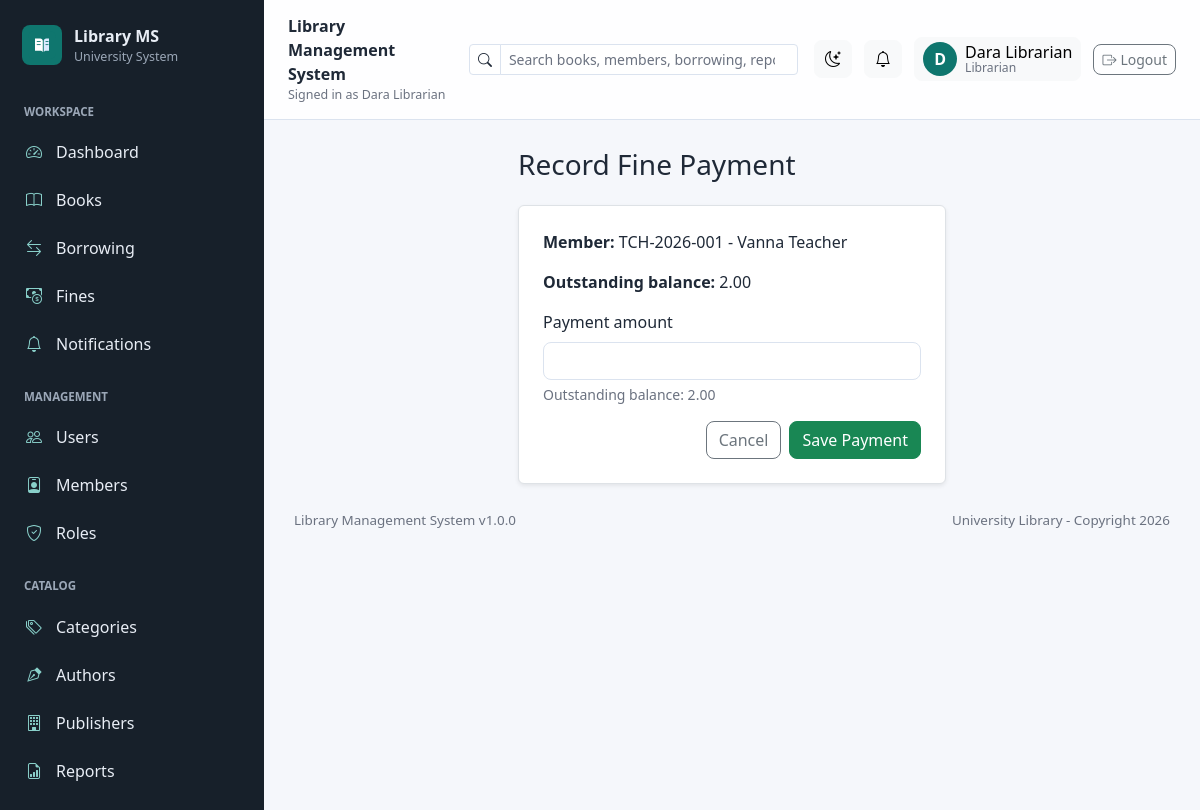
The page /fines/1/pay/ (signed in) on the database its author committed.
### apps/library/models.py (models this page shows, shortened)
class User(AbstractBaseUser):
    user_id = models.BigAutoField(primary_key=True)
    role = models.ForeignKey(
        Role,
        on_delete=models.PROTECT,
        related_name="users",
        db_column="role_id",
    )
    username = models.CharField(max_length=50, unique=True)
    email = models.EmailField(max_length=100, unique=True)
    full_name = models.CharField(max_length=100)
    phone = models.CharField(max_length=20, blank=True)
    address = models.TextField(blank=True)
    is_active = models.BooleanField(default=True)
    is_staff = models.BooleanField(default=False)
    is_superuser = models.BooleanField(default=False)
    created_at = models.DateTimeField(default=timezone.now, editable=False)
    updated_at = models.DateTimeField(auto_now=True)
    objects = UserManager()
    USERNAME_FIELD = "username"
    REQUIRED_FIELDS = ["email", "full_name", "role"]
    class Meta:
        db_table = "users"
        ordering = ["username"]
        indexes = [
            models.Index(fields=["role", "is_active"], name="users_role_active_idx"),
            models.Index(
                fields=["is_staff", "is_active"],
                name="users_staff_active_idx",
            ),
        ]
    @property
    def can_manage_library(self):
        if self.is_superuser or self.is_staff:
            return True

class Role(models.Model):
    role_id = models.BigAutoField(primary_key=True)
    role_name = models.CharField(max_length=50, unique=True)
    description = models.TextField(blank=True)
    class Meta:
        db_table = "roles"
        ordering = ["role_name"]

class Fine(models.Model):
    UNPAID = "unpaid"
    PARTIALLY_PAID = "partially_paid"
    PAID = "paid"
    WAIVED = "waived"
    STATUS_CHOICES = [
        (UNPAID, "Unpaid"),
        (PARTIALLY_PAID, "Partially Paid"),
        (PAID, "Paid"),
        (WAIVED, "Waived"),
    ]
    fine_id = models.BigAutoField(primary_key=True)
    borrow = models.ForeignKey(
        BorrowRecord,
        on_delete=models.PROTECT,
        related_name="fines",
        db_column="borrow_id",
    )
    member = models.ForeignKey(
        Member,
        on_delete=models.PROTECT,
        related_name="fines",
        db_column="member_id",
    )
    amount = models.DecimalField(
        max_digits=10,
        decimal_places=2,
        validators=[MinValueValidator(Decimal("0.00"))],
    )
    paid_amount = models.DecimalField(
        max_digits=10,
        decimal_places=2,
        default=Decimal("0.00"),
        validators=[MinValueValidator(Decimal("0.00"))],
    )
    status = models.CharField(max_length=20, choices=STATUS_CHOICES, default=UNPAID)
    created_at = models.DateTimeField(default=timezone.now, editable=False)
    paid_date = models.DateTimeField(null=True, blank=True)
    class Meta:
        db_table = "fines"
        ordering = ["status", "-created_at"]
        indexes = [
            models.Index(
                fields=["status", "created_at"],
                name="fines_status_created_idx",
            ),
            models.Index(fields=["member", "status"], name="fines_member_status_idx"),
            models.Index(fields=["borrow"], name="fines_borrow_idx"),
        ]
        constraints = [
            models.CheckConstraint(
                condition=Q(amount__gte=0),
                name="fines_amount_non_negative",
            ),
            models.CheckConstraint(
                condition=Q(paid_amount__gte=0) & Q(paid_amount__lte=F("amount")),
                name="fines_paid_amount_valid",
            ),
        ]
    @property
    def balance(self):
        return self.amount - self.paid_amount

class Member(models.Model):
    STUDENT = "student"
    TEACHER = "teacher"
    STAFF = "staff"
    LIBRARIAN = "librarian"
    MEMBER_TYPE_CHOICES = [
        (STUDENT, "Student"),
        (TEACHER, "Teacher"),
        (STAFF, "Staff"),
        (LIBRARIAN, "Librarian"),
    ]
    ACTIVE = "active"
    SUSPENDED = "suspended"
    EXPIRED = "expired"
    STATUS_CHOICES = [
        (ACTIVE, "Active"),
        (SUSPENDED, "Suspended"),
        (EXPIRED, "Expired"),
    ]
    member_id = models.BigAutoField(primary_key=True)
    user = models.OneToOneField(
        User,
        on_delete=models.CASCADE,
        related_name="member",
        db_column="user_id",
    )
    member_code = models.CharField(max_length=30, unique=True)
    member_type = models.CharField(max_length=20, choices=MEMBER_TYPE_CHOICES)
    department = models.CharField(max_length=100, blank=True)
    phone = models.CharField(max_length=20, blank=True)
    address = models.TextField(blank=True)
    registration_date = models.DateField(default=timezone.localdate)
    status = models.CharField(max_length=20, choices=STATUS_CHOICES, default=ACTIVE)
    class Meta:
        db_table = "members"
        ordering = ["member_code"]
        indexes = [
            models.Index(
                fields=["member_type", "status"],
                name="members_type_status_idx",
            ),
            models.Index(fields=["status"], name="members_status_idx"),
        ]
    def __str__(self):
        return f"{self.member_code} - {self.user.full_name}"

### apps/library/views.py (the view, shortened to what this page needs)
# urls.py: path("fines/<int:pk>/pay/", views.fine_pay, name="fine_pay"),
@staff_required
@transaction.atomic
def fine_pay(request, pk):
    fine = get_object_or_404(
        Fine.objects.select_for_update().select_related("member__user", "borrow__book"),
        pk=pk,
    )
    if fine.status in {Fine.PAID, Fine.WAIVED}:
        messages.info(request, "This fine has no payable balance.")
        return redirect("library:fine_list")
    form = FinePaymentForm(request.POST or None, fine=fine)
    return render(
        request,
        "library/fine_payment_form.html",
        {"form": form, "fine": fine},
    )

### templates/library/fine_payment_form.html (shortened to what this page needs)
{% extends "library/base.html" %}
{% block content %}
<div class="row justify-content-center">
    <div class="col-lg-6">
        <h1 class="h3 mb-4">Record Fine Payment</h1>
        <form method="post" class="bg-white border rounded shadow-sm p-4" novalidate>
            <p><strong>Member:</strong> {{ fine.member }}</p>
            <p><strong>Outstanding balance:</strong> {{ fine.balance }}</p>
            <div class="mb-3">
                <label class="form-label" for="{{ form.payment_amount.id_for_label }}">Payment amount</label>
                {{ form.payment_amount }}
                {% if form.payment_amount.help_text %}<div class="form-text">{{ form.payment_amount.help_text }}</div>{% endif %}
            </div>
            <div class="d-flex justify-content-end gap-2">
                <a class="btn btn-outline-secondary" href="{% url 'library:fine_list' %}">Cancel</a>
                <button class="btn btn-success" type="submit">Save Payment</button>
            </div>
        </form>
    </div>
</div>
{% endblock %}

### templates/library/base.html (shortened to what this page needs)
{% load static %}
<!doctype html>
<html lang="en" data-theme="light">
<head>
    <link href="https://cdn.jsdelivr.net/npm/bootstrap@5.3.3/dist/css/bootstrap.min.css" rel="stylesheet">
    <link href="https://cdn.jsdelivr.net/npm/bootstrap-icons@1.11.3/font/bootstrap-icons.min.css" rel="stylesheet">
    <link rel="stylesheet" href="{% static 'css/style.css' %}">
</head>
<body>
    {% if user.is_authenticated %}
        <div class="app-shell">
            <aside class="app-sidebar" id="appSidebar">
                <div class="sidebar-brand">
                    <a href="{% url 'library:dashboard' %}" class="sidebar-logo">
                        <span class="sidebar-logo-mark">
                            <img src="{% static 'images/library-logo.svg' %}" alt="" aria-hidden="true">
                        </span>
                        <span>
                            <span class="sidebar-title">Library MS</span>
                            <span class="sidebar-subtitle">University System</span>
                        </span>
                    </a>
                </div>
                <nav class="sidebar-nav" aria-label="Main navigation">
                    <div class="sidebar-section">Workspace</div>
                    <a class="sidebar-link" href="{% url 'library:dashboard' %}">
                        <i class="bi bi-speedometer2"></i><span>Dashboard</span>
                    </a>
                    <a class="sidebar-link" href="{% url 'library:book_list' %}">
                        <i class="bi bi-book"></i><span>Books</span>
                    </a>
                    <a class="sidebar-link" href="{% url 'library:borrow_list' %}">
                        <i class="bi bi-arrow-left-right"></i><span>Borrowing</span>
                    </a>
                    <a class="sidebar-link" href="{% url 'library:fine_list' %}">
                        <i class="bi bi-cash-coin"></i><span>Fines</span>
                    </a>
                    <a class="sidebar-link" href="{% url 'library:notification_list' %}">
                        <i class="bi bi-bell"></i><span>Notifications</span>
                    </a>
                    {% if user.can_manage_library %}
                        <div class="sidebar-section">Management</div>
                        <a class="sidebar-link" href="{% url 'library:entity_list' entity='users' %}">
                            <i class="bi bi-people"></i><span>Users</span>
                        </a>
                        <a class="sidebar-link" href="{% url 'library:entity_list' entity='members' %}">
                            <i class="bi bi-person-badge"></i><span>Members</span>
                        </a>
                        <a class="sidebar-link" href="{% url 'library:entity_list' entity='roles' %}">
                            <i class="bi bi-shield-check"></i><span>Roles</span>
                        </a>
                        <div class="sidebar-section">Catalog</div>
                        <a class="sidebar-link" href="{% url 'library:entity_list' entity='categories' %}">
                            <i class="bi bi-tags"></i><span>Categories</span>
                        </a>
                        <a class="sidebar-link" href="{% url 'library:entity_list' entity='authors' %}">
                            <i class="bi bi-vector-pen"></i><span>Authors</span>
                        </a>
                        <a class="sidebar-link" href="{% url 'library:entity_list' entity='publishers' %}">
                            <i class="bi bi-building"></i><span>Publishers</span>
                        </a>
                        <a class="sidebar-link" href="{% url 'library:report_list' %}">
                            <i class="bi bi-file-earmark-bar-graph"></i><span>Reports</span>
                        </a>
                    {% endif %}
                </nav>
            </aside>
            <div class="app-main">
                <header class="app-topbar">
                    <div class="topbar-left">
                        <div>
                            <div class="topbar-title">Library Management System</div>
                            <div class="topbar-subtitle">Signed in as {{ user.full_name }}</div>
                        </div>
                    </div>
                    <div class="global-search d-none d-xl-block">
                        <div class="input-group input-group-sm">
                            <span class="input-group-text"><i class="bi bi-search"></i></span>
                            <input
                                class="form-control"
                                id="globalSearch"
                                type="search"
                                placeholder="Search books, members, borrowing, reports"
                                autocomplete="off"
                                data-global-search
                                aria-controls="globalSearchResults"
                            >
                        </div>
                    </div>
                    <div class="topbar-actions">
                        <button class="btn btn-icon btn-light" type="button" data-theme-toggle aria-label="Switch theme">
                            <i class="bi bi-moon-stars" data-theme-icon></i>
                        </button>
                        <div class="dropdown">
                            <button class="btn btn-icon btn-light position-relative" type="button" data-bs-toggle="dropdown" aria-expanded="false" aria-label="Notification center">
                                <i class="bi bi-bell"></i>
                            </button>
                        </div>
                        <button class="btn btn-light topbar-profile" type="button" data-bs-toggle="offcanvas" data-bs-target="#accountPanel" aria-controls="accountPanel">
                            <span class="avatar-circle" data-avatar-preview>{{ user.full_name|default:user.username|slice:":1" }}</span>
                            <span class="profile-copy d-none d-md-inline">
                                <span>{{ user.full_name|default:user.username }}</span>
                                <small>{{ user.role.role_name }}</small>
                            </span>
                        </button>
                        <form method="post" action="{% url 'library:logout' %}">
                            <button class="btn btn-outline-secondary btn-sm" type="submit">
                                <i class="bi bi-box-arrow-right me-1"></i>Logout
                            </button>
                        </form>
                    </div>
                </header>
                <main class="app-content" id="mainContent" tabindex="-1">
    {% endif %}
        {% block content %}{% endblock %}
    {% if user.is_authenticated %}
                    <footer class="app-footer">
                        <span>Library Management System v1.0.0</span>
                        <span>University Library - Copyright {% now "Y" %}</span>
                    </footer>
                </main>
            </div>
        </div>
    {% else %}
        <footer class="public-footer">
            <span>Library Management System v1.0.0</span>
            <span>University Library - Copyright {% now "Y" %}</span>
        </footer>
        </main>
    {% endif %}
</body>
</html>

### rows shown on the page
User: full_name "Dara Librarian", full_name "D", role.role_name "Librarian"
Fine: member "TCH-2026-001 - Vanna Teacher", balance "2.00"
